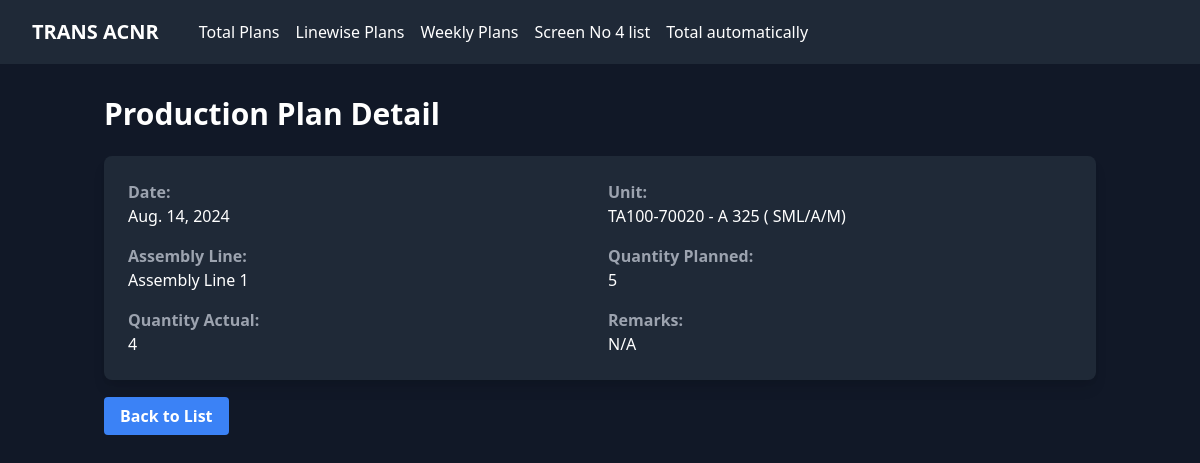
The page /screen/mydaily/1/ on the database its author committed.
### screen_app/models.py (models this page shows, shortened)
class DailyProductionPlan(models.Model):
    s_no = models.AutoField(primary_key=True)
    date = models.DateField(default=timezone.now)
    assembly_line = models.ForeignKey(AssemblyLine, on_delete=models.PROTECT)
    unit = models.ForeignKey(Unit, on_delete=models.PROTECT)
    qty_planned = models.IntegerField()
    qty_actual = models.IntegerField(default=0,blank=True)
    remarks = models.TextField(blank=True, null=True)
    class Meta:
        verbose_name = "Daily Production Plan Vs Actual Total"
        verbose_name_plural = "Daily Production Plan Vs Actual Total"
        ordering = ['date', 's_no']

class Unit(models.Model):
    code = models.CharField(max_length=20, unique=True)
    model = models.CharField(max_length=100)

class AssemblyLine(models.Model):
    name = models.CharField(max_length=100)
    number = models.IntegerField(unique=True)

### screen_app/views.py (the view)
# urls.py: path('mydaily/<int:pk>/', views.DailyProductionPlanDetailView.as_view(), name='production_plan_detail'),
class DailyProductionPlanDetailView(DetailView):
    model = DailyProductionPlan
    template_name = 'daily/production_plan_detail.html'
    context_object_name = 'plan'

### screen_app/templates/daily/production_plan_detail.html (shortened to what this page needs)
{% extends 'base.html' %}
{% block content %}
<h1 class="text-3xl font-bold mb-6">Production Plan Detail</h1>
<div class="bg-gray-800 rounded-lg shadow-lg overflow-hidden p-6">
    <dl class="grid grid-cols-2 gap-4">
        <div>
            <dt class="font-bold text-gray-400">Date:</dt>
            <dd>{{ plan.date }}</dd>
        </div>
        <div>
            <dt class="font-bold text-gray-400">Unit:</dt>
            <dd>{{ plan.unit.code }} - {{ plan.unit.model }}</dd>
        </div>
        <div>
            <dt class="font-bold text-gray-400">Assembly Line:</dt>
            <dd>{{ plan.assembly_line.name }}</dd>
        </div>
        <div>
            <dt class="font-bold text-gray-400">Quantity Planned:</dt>
            <dd>{{ plan.qty_planned }}</dd>
        </div>
        <div>
            <dt class="font-bold text-gray-400">Quantity Actual:</dt>
            <dd>{{ plan.qty_actual }}</dd>
        </div>
        <div>
            <dt class="font-bold text-gray-400">Remarks:</dt>
            <dd>{{ plan.remarks|default:"N/A" }}</dd>
        </div>
    </dl>
</div>
<div class="mt-6">
    <a href="{% url 'production_plan_list' %}" class="bg-blue-500 hover:bg-blue-600 text-white font-bold py-2 px-4 rounded">
        Back to List
    </a>
</div>
{% endblock %}

### templates/base.html (style rules this page uses)
body { background-color: #1a202c; color: #ffffff; }

### rows shown on the page
DailyProductionPlan: date "Aug. 14, 2024", unit.code "TA100-70020", unit.model "A 325 ( SML/A/M)", assembly_line.name "Assembly Line 1", qty_planned "5", qty_actual "4", remarks "N/A"
